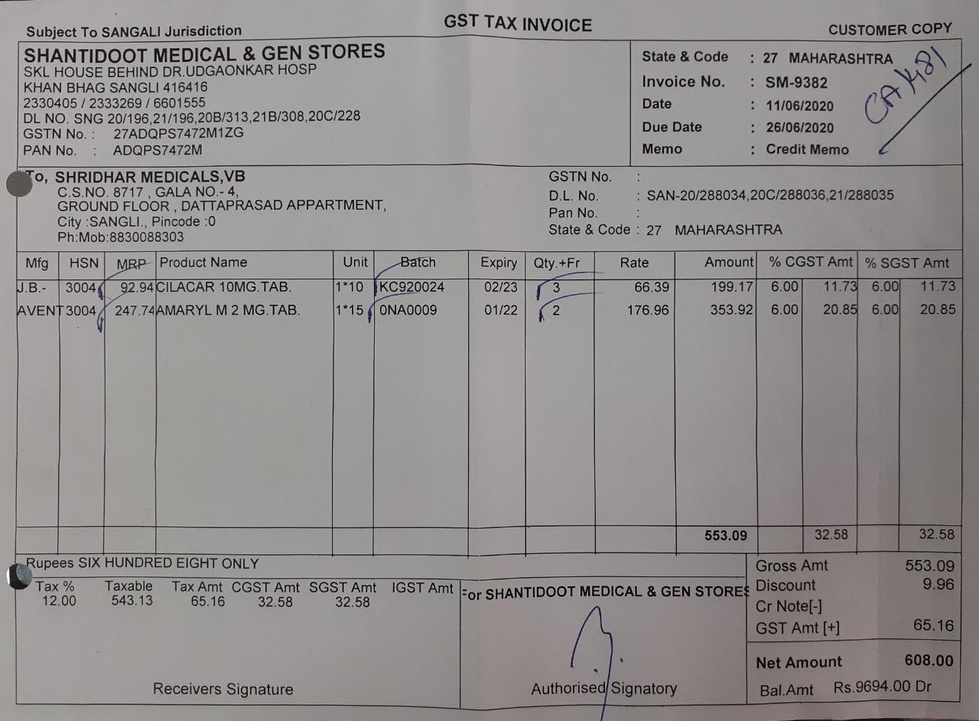
#> input picture edge_detection/invoice1.jpg, 979 x 721 px, shrunk from 1280 x 942 before the run
$ jupyter execute --allow-errors try1.ipynb   (shell and % lines are left out)
#> lines starting #> are read from the running program, lines starting #| are printed output that depends on the picture; after the words box and inside, x2 and y2 are one past the last pixel; in counts of white or black regions, pixels touching at a corner belong together
[cell 1]

import numpy as np
import matplotlib.pyplot as plt
from PIL import Image

[cell 2]
#define the vertical filter
vertical_filter = [[-1,-2,-1], [0,0,0], [1,2,1]]

#define the horizontal filter
horizontal_filter = [[-1,0,1], [-2,0,2], [-1,0,1]]

[cell 3]
#read in the invoice image
img = plt.imread('invoice1.jpg')
#> img is the input picture: shape (721, 979, 3); mean R, G, B 145.1, 141.6, 140.9

#get the dimensions of the image
n,m,d = img.shape
#> n = 721; m = 979; d = 3

#initialize the edges image
edges_img = img.copy()

[cell 4]
plt.imshow(img)

[cell 5]
#read the image
im = Image.open("invoice1.jpg",'r')

#show image
im

[cell 6]
plt.imshow(im)

[cell 7]
#loop over all pixels in the image
for row in range(3, n-2):
    for col in range(3, m-2):

        #create little local 3x3 box
        local_pixels = img[row-1:row+2, col-1:col+2, 0]

        #apply the vertical filter
        vertical_transformed_pixels = vertical_filter*local_pixels
        #remap the vertical score
        vertical_score = vertical_transformed_pixels.sum()/4

        #apply the horizontal filter
        horizontal_transformed_pixels = horizontal_filter*local_pixels
        #remap the horizontal score
        horizontal_score = horizontal_transformed_pixels.sum()/4

        #combine the horizontal and vertical scores into a total edge score
        edge_score = (vertical_score**2 + horizontal_score**2)**.5

        #insert this edge score into the edges image
        edges_img[row, col] = [edge_score]*3
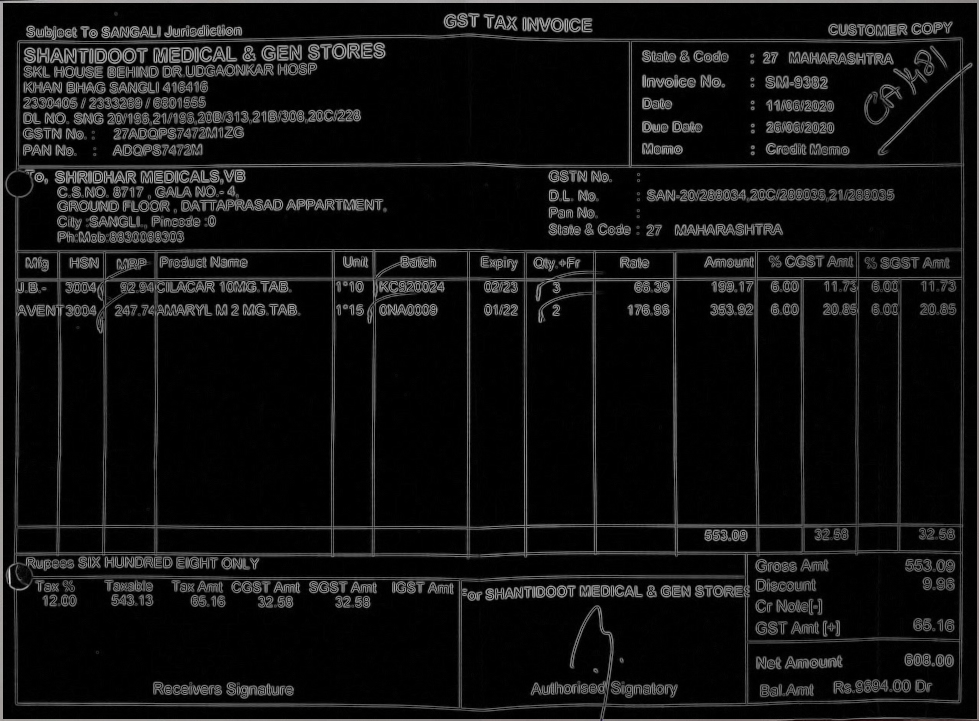
#> edges_img: shape (721, 979, 3); mean R, G, B 18, 18, 18

#remap the values in the 0-1 range in case they went out of bounds
edges_img = edges_img/edges_img.max()

[cell 8]
type(edges_img)

[cell 9]
edges_img.shape
#> Out = (721, 979, 3)

[cell 10]
plt.imshow(edges_img)

[cell 11]
plt.imshow(img)

## Let's try convertin image to grayscale

[cell 12]
gray = im.convert('L')
bw = gray.point(lambda x: 0 if x<120 else 255, '1')
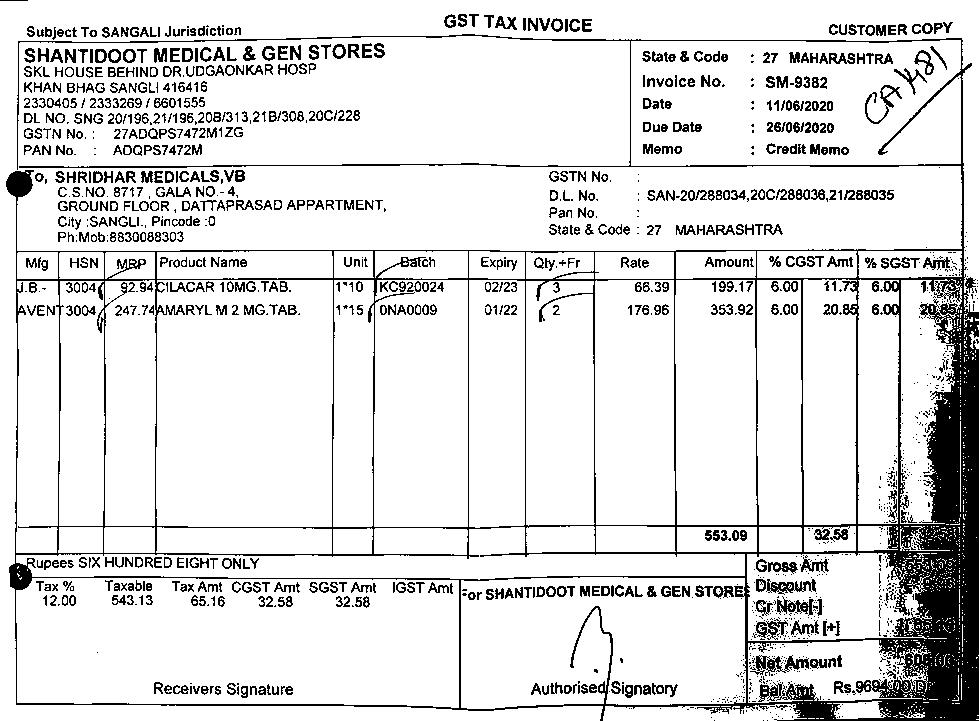
#> bw: PIL image 979x721 1; 87.5% white; 1446 black regions (710 under 20 px), largest, box (x1, y1, x2, y2) and area: (6, 34, 979, 721) 48428, (750, 655, 809, 676) 502, (766, 579, 816, 595) 373
#bw.show()
plt.imshow(bw)

[cell 13]
gry = im.convert('L')
grarray = np.asarray(gry)
bw = (grarray > grarray.mean())*255
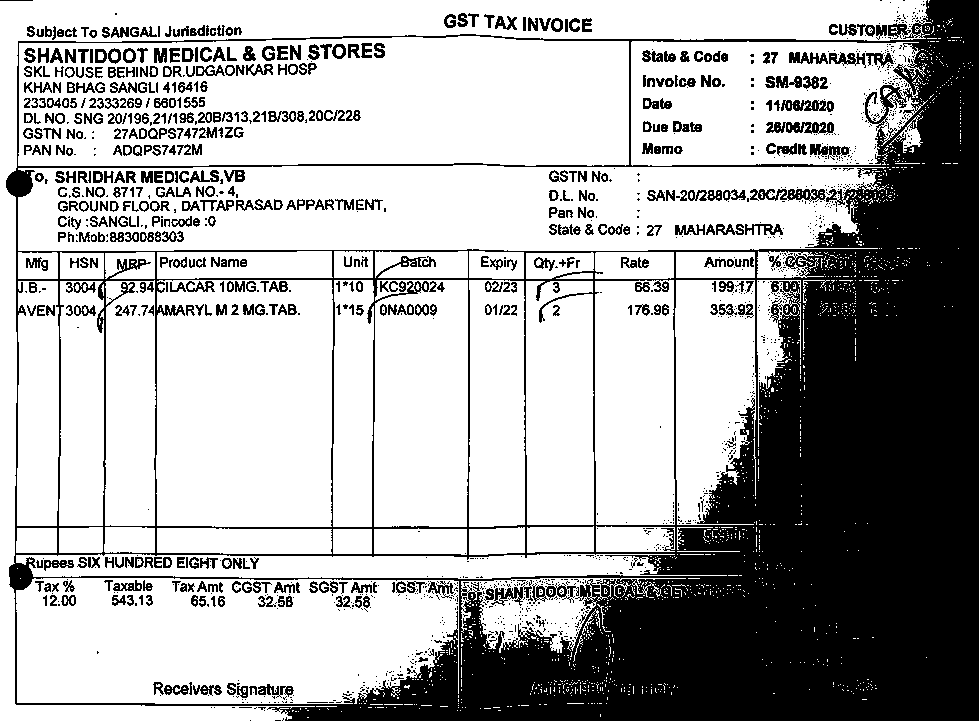
#> bw: shape (721, 979) int64; 67.5% white; 1513 black regions (987 under 20 px), largest, box (x1, y1, x2, y2) and area: (6, 0, 979, 721) 190568, (750, 189, 826, 202) 558, (766, 122, 834, 135) 534
plt.imshow(bw)

## We need to try some noise reduction technique

[cell 14]
# importing libraries
import numpy as np
import cv2
from matplotlib import pyplot as plt

# Reading image from folder where it is stored
img = cv2.imread('invoice1.jpg')

# denoising of image saving it into dst image
dst = cv2.fastNlMeansDenoisingColored(img, None, 10, 10, 7, 15)

# Plotting of source and destination image
plt.subplot(121), plt.imshow(img)
plt.subplot(122), plt.imshow(dst)

plt.show()
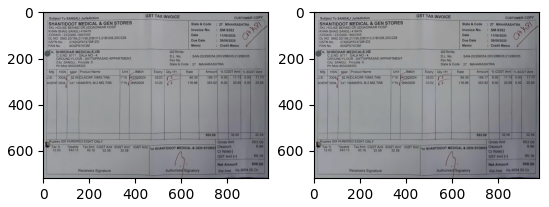
#> figure drawn by matplotlib, 2 panels; B, G, R data is drawn as R, G, B
